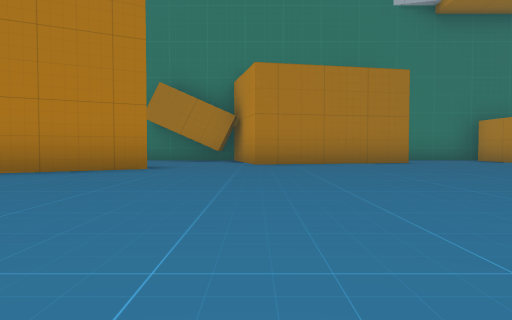
View 1 (above)

24 first-person views from a walk through a 3-D level made in the Unity game engine. The camera is 0.34 m above the floor, tilts 2° down and sees 70° across. The floor is counted in squares, 1 m on a side. Each view is taken from the middle of a square. On the plan, view 1 faces up. The plan holds only what a view shows up to about 9 squares ahead; the rest is blank.

View 2
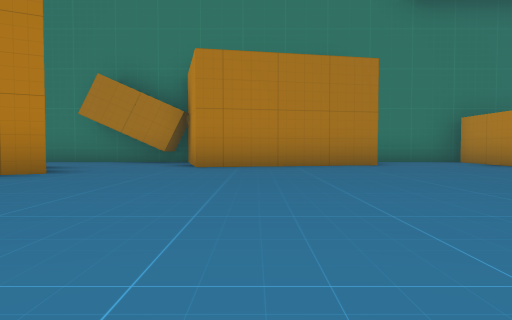

View 3
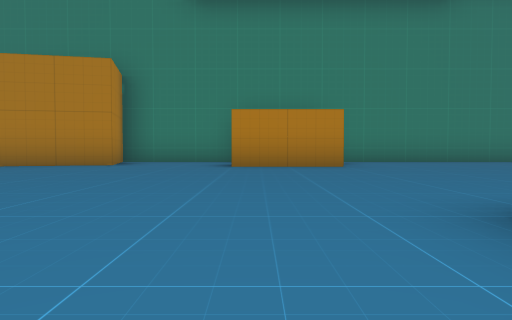

View 4
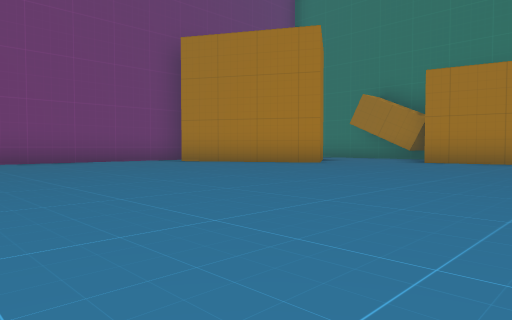

View 5
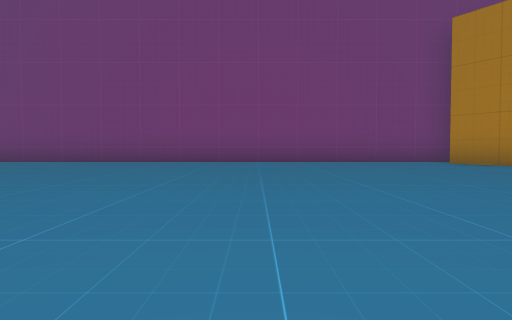

View 6
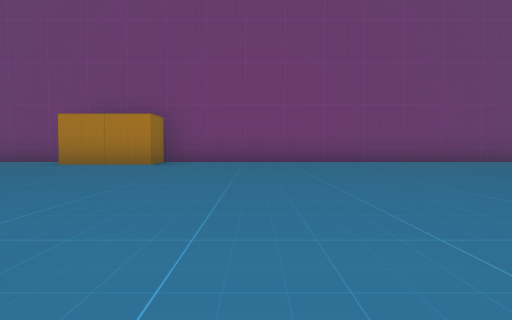

View 7
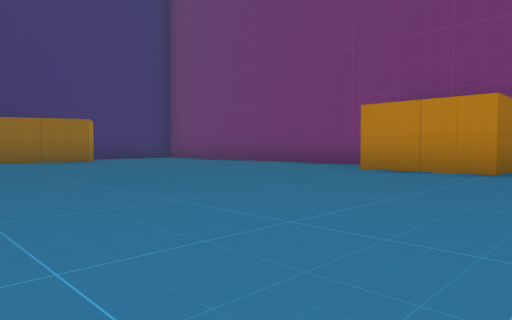

View 8
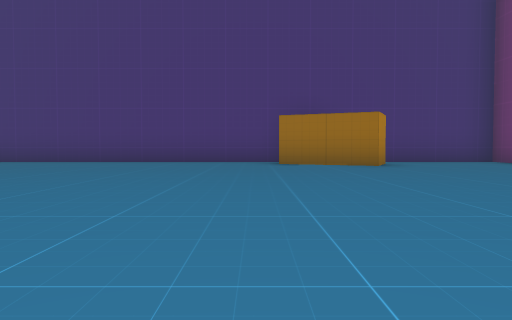

View 9
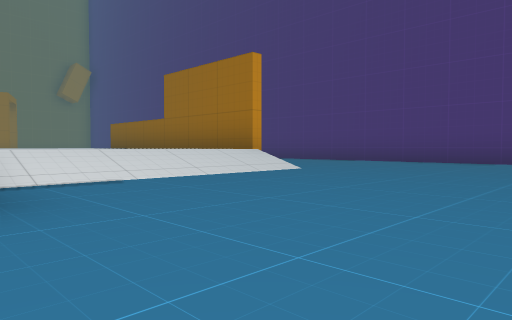

View 10
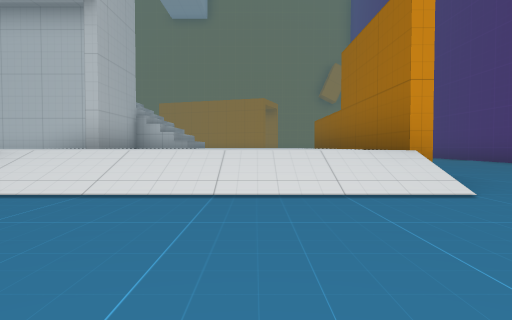

View 11
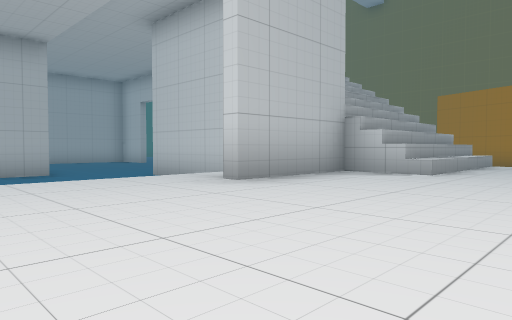

View 12
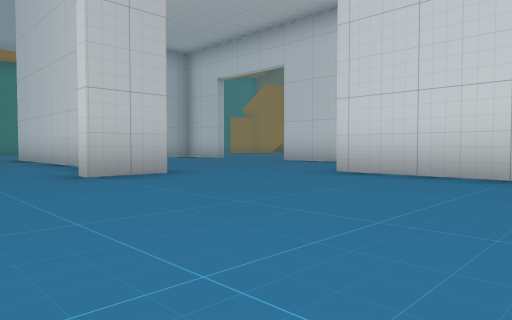

View 13
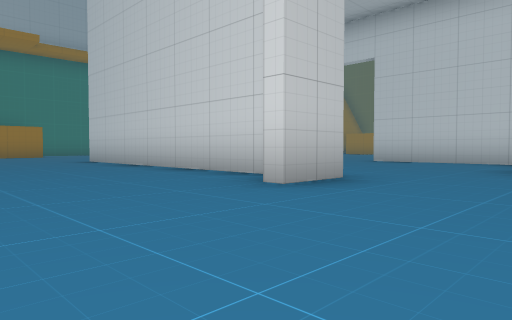

View 14
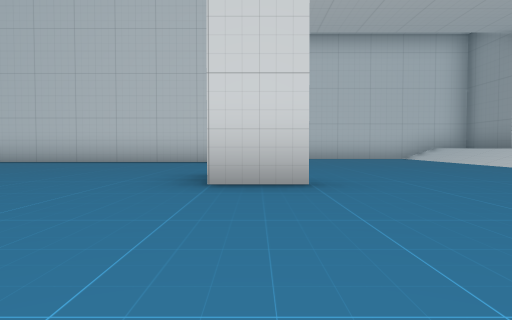

View 15
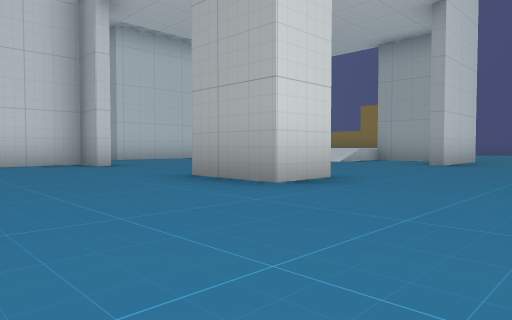

View 16
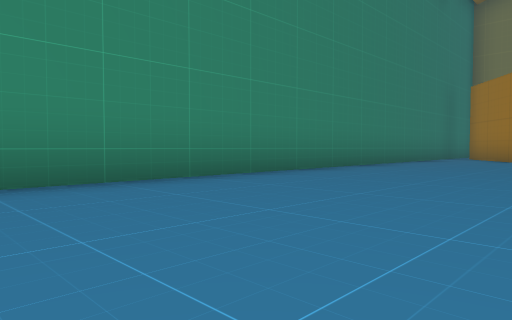

View 17
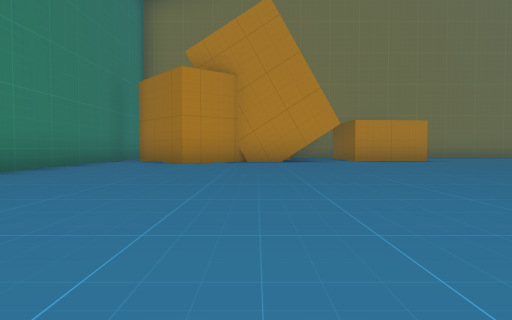

View 18
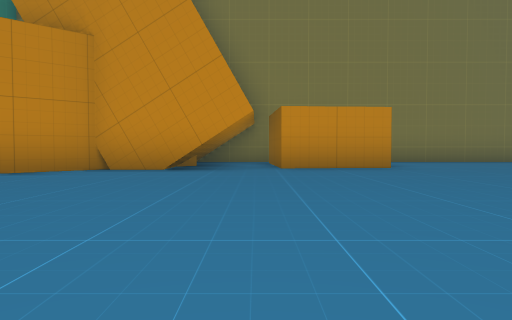

View 19
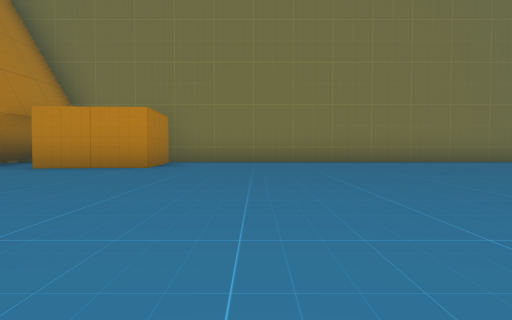

View 20
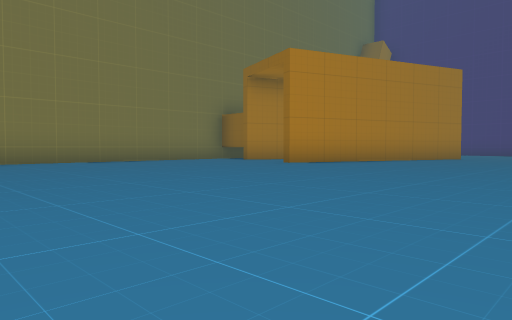

View 21
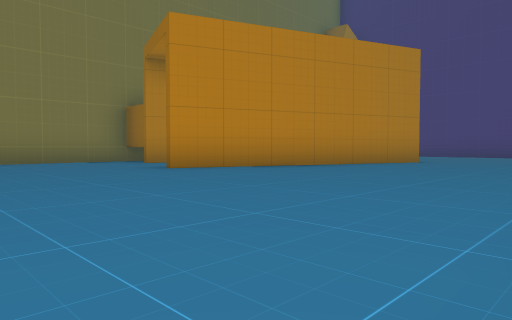

View 22
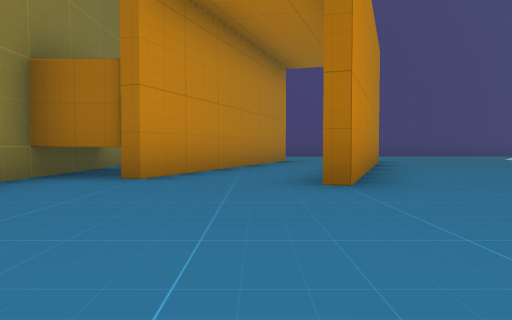

View 23
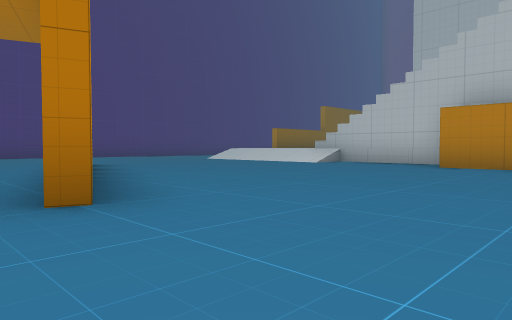

View 24
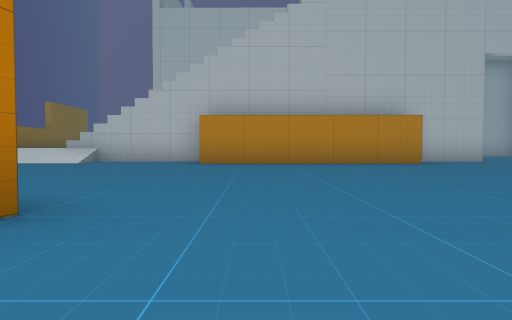

### Floor plan
Key: @ floor where view 1 was taken; # wall or solid block; . main floor; : floor 0.3 m higher than the main floor; / step, stairs or slope; ^ raised ledge; O other object.
Columns run from 6 left of view 1 to 23 right of it. Each row starts with its distance up from view 1.
 10   ###O   O#################
  9    ..OO  O..O ............O
  8    ...OOOO..OO...........OO
  7     ..O..................OO
  6     O.....................O O
  5 # OO............  ........OOO#
  4 #.O............    ..........#
  3 #.............#      .....OOO#
  2 #......... ...#       ....OOO#
  1 #......... ...#      ........#
  0 #.....@.......#     .........#
 -1 #.............#..... ........#
 -2 #.............#....#.........#
 -3 #.............#....#.........#
 -4 #........#...##....O.........#
 -5 #...............###O.........#
 -6 #...............#  O.........#
 -7 #...............#  O.........#
 -8 #........#./////# ^O.....O...#
 -9 #OO......#./////# #......O.OO#
-10  OO......##:::#####......O.O #
-11  O......../:::::##^/....O.OO #
-12 #........./::::::::/....O.O  #
-13 #........./::::     ...OO.O
-14 #........./::       ......O
-15  ..........######     ...
-16   .............
-17  ...OO..........
-18 #...OO....... ...
-19 #############  ##

Positions as (right, up) in squares from view 1, and headings:
1: (0, 0), facing up
2: (1, 1), facing up
3: (6, 1), facing up
4: (3, -1), facing up-left
5: (3, 0), facing left
6: (3, -7), facing left
7: (1, -8), facing down-left
8: (0, -10), facing down
9: (0, -10), facing down-right
10: (1, -13), facing right
11: (5, -13), facing up-right
12: (5, -8), facing up-right
13: (4, -6), facing up-right
14: (-1, -4), facing right
15: (0, -1), facing down-right
16: (9, 6), facing up-right
17: (11, 6), facing right
18: (14, 4), facing right
19: (14, 0), facing right
20: (14, -2), facing down-right
21: (14, -5), facing down-right
22: (20, -5), facing down
23: (20, -6), facing down-left
24: (21, -7), facing left
